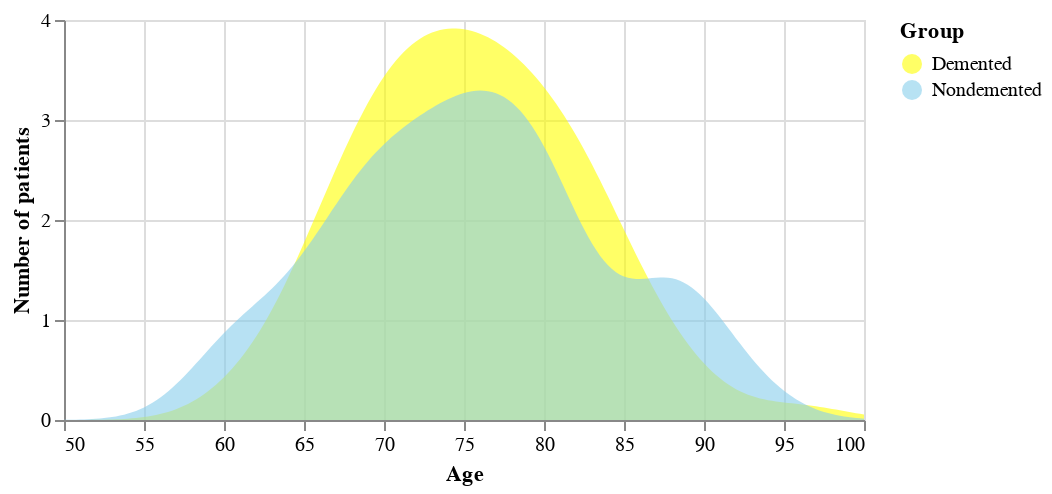

Source (notebook cell):
### Code cell
# Group vs Age
GAD = df[df['Group']=='Demented']['Age'].reset_index(drop=True)
GAN = df[df['Group']=='Nondemented']['Age'].reset_index(drop=True)
GA = pd.DataFrame([GAD, GAN])
GA.index = ['Demented', 'Nondemented']

alt.Chart(GA.T).transform_fold(
    ['Demented', 'Nondemented'],
    as_ = ['Group', 'value']
).transform_density(
    density='value',
    bandwidth=3,
    groupby=['Group'],
    extent= [50, 100],
    counts = True,
    steps=200
).mark_area().encode(
    alt.X('value:Q', title='Age'),
    alt.Y('density:Q', title='Number of patients', stack=None),
    alt.Color('Group:N', scale=alt.Scale(
        domain=['Demented', 'Nondemented'], 
        range=['yellow', 'skyblue'])),
    opacity=alt.value(0.6)
).properties(width=400, height=200)

### Figure 1 — Vega-Lite specification as saved in the notebook (floating-point values rounded to 4 significant figures)
{"config": {"view": {"continuousWidth": 400, "continuousHeight": 300}}, "data": {"name": "data-ffcc404817292653fe0c3b2183770db8"}, "mark": "area", "encoding": {"color": {"type": "nominal", "field": "Group", "scale": {"domain": ["Demented", "Nondemented"], "range": ["yellow", "skyblue"]}}, "opacity": {"value": 0.6}, "x": {"type": "quantitative", "field": "value", "title": "Age"}, "y": {"type": "quantitative", "field": "density", "stack": null, "title": "Number of patients"}}, "height": 200, "transform": [{"fold": ["Demented", "Nondemented"], "as": ["Group", "value"]}, {"density": "value", "bandwidth": 3, "counts": true, "extent": [50, 100], "groupby": ["Group"], "steps": 200}], "width": 400, "$schema": "https://vega.github.io/schema/vega-lite/v4.8.1.json", "datasets": {"data-ffcc404817292653fe0c3b2183770db8": [{"Demented": 75.0, "Nondemented": 87.0}, {"Demented": 71.0, "Nondemented": 88.0}, {"Demented": 68.0, "Nondemented": 80.0}, {"Demented": 66.0, "Nondemented": 93.0}, {"Demented": 76.0, "Nondemented": 78.0}, {"Demented": 88.0, "Nondemented": 81.0}, {"Demented": 87.0, "Nondemented": 80.0}, {"Demented": 80.0, "Nondemented": 61.0}, {"Demented": 72.0, "Nondemented": 69.0}, {"Demented": 86.0, "Nondemented": 77.0}, {"Demented": 82.0, "Nondemented": 60.0}, {"Demented": 64.0, "Nondemented": 79.0}, {"Demented": 86.0, "Nondemented": 88.0}, {"Demented": 90.0, "Nondemented": 69.0}, {"Demented": 82.0, "Nondemented": 70.0}, {"Demented": 81.0, "Nondemented": 75.0}, {"Demented": 84.0, "Nondemented": 77.0}, {"Demented": 71.0, "Nondemented": 69.0}, {"Demented": 72.0, "Nondemented": 92.0}, {"Demented": 68.0, "Nondemented": 74.0}, {"Demented": 83.0, "Nondemented": 82.0}, {"Demented": 66.0, "Nondemented": 65.0}, {"Demented": 71.0, "Nondemented": 71.0}, {"Demented": 85.0, "Nondemented": 81.0}, {"Demented": 78.0, "Nondemented": 68.0}, {"Demented": 75.0, "Nondemented": 79.0}, {"Demented": 80.0, "Nondemented": 67.0}, {"Demented": 78.0, "Nondemented": 88.0}, {"Demented": 61.0, "Nondemented": 81.0}, {"Demented": 83.0, "Nondemented": 80.0}, {"Demented": 73.0, "Nondemented": 70.0}, {"Demented": 69.0, "Nondemented": 66.0}, {"Demented": 66.0, "Nondemented": 69.0}, {"Demented": 82.0, "Nondemented": 89.0}, {"Demented": 96.0, "Nondemented": 78.0}, {"Demented": 78.0, "Nondemented": 63.0}, {"Demented": 70.0, "Nondemented": 73.0}, {"Demented": 83.0, "Nondemented": 75.0}, {"Demented": 66.0, "Nondemented": 61.0}, {"Demented": 80.0, "Nondemented": 71.0}, {"Demented": 82.0, "Nondemented": 89.0}, {"Demented": 69.0, "Nondemented": 74.0}, {"Demented": 70.0, "Nondemented": 77.0}, {"Demented": 70.0, "Nondemented": 71.0}, {"Demented": 77.0, "Nondemented": 86.0}, {"Demented": 62.0, "Nondemented": 81.0}, {"Demented": 76.0, "Nondemented": 73.0}, {"Demented": 73.0, "Nondemented": 81.0}, {"Demented": 76.0, "Nondemented": 73.0}, {"Demented": 73.0, "Nondemented": 86.0}, {"Demented": 67.0, "Nondemented": 74.0}, {"Demented": 76.0, "Nondemented": 76.0}, {"Demented": 70.0, "Nondemented": 78.0}, {"Demented": 79.0, "Nondemented": 74.0}, {"Demented": 65.0, "Nondemented": 73.0}, {"Demented": 78.0, "Nondemented": 65.0}, {"Demented": 70.0, "Nondemented": 69.0}, {"Demented": 74.0, "Nondemented": 89.0}, {"Demented": 67.0, "Nondemented": 77.0}, {"Demented": 76.0, "Nondemented": 81.0}, {"Demented": 77.0, "Nondemented": 66.0}, {"Demented": 68.0, "Nondemented": 75.0}, {"Demented": 80.0, "Nondemented": 78.0}, {"Demented": 73.0, "Nondemented": 73.0}, {"Demented": 73.0, "Nondemented": 77.0}, {"Demented": 73.0, "Nondemented": 71.0}, {"Demented": 76.0, "Nondemented": 76.0}, {"Demented": 82.0, "Nondemented": 60.0}, {"Demented": 77.0, "Nondemented": 68.0}, {"Demented": 78.0, "Nondemented": 89.0}, {"Demented": 75.0, "Nondemented": 66.0}, {"Demented": 70.0, "Nondemented": 61.0}, {"Demented": 84.0, "Nondemented": null}, {"Demented": 79.0, "Nondemented": null}, {"Demented": 74.0, "Nondemented": null}, {"Demented": 73.0, "Nondemented": null}, {"Demented": 72.0, "Nondemented": null}, {"Demented": 80.0, "Nondemented": null}]}}
